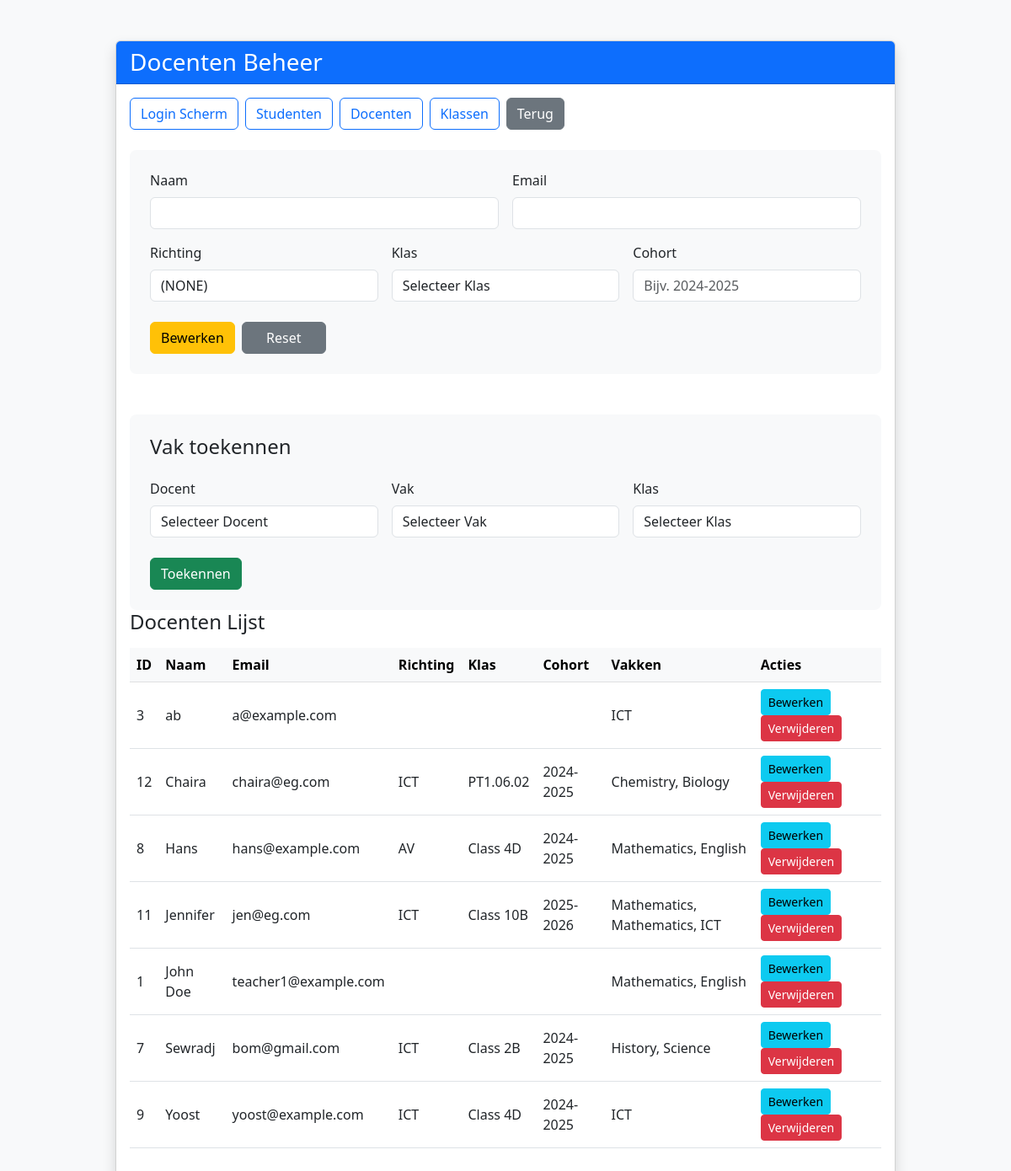
Page /beheerDocent.php on the committed database.
### tables this page shows
CREATE TABLE `teacher` (
  `TeacherID` int(11) NOT NULL,
  `UserID` int(11) NOT NULL,
  `Name` varchar(100) NOT NULL,
  `email` varchar(100) NOT NULL,
  `Richting` varchar(10) DEFAULT NULL,
  `ClassID` int(11) DEFAULT NULL,
  `Cohort` varchar(15) DEFAULT NULL
);

CREATE TABLE `classes` (
  `ClassID` int(11) NOT NULL,
  `ClassName` varchar(50) NOT NULL,
  `Cohort` varchar(20) DEFAULT NULL
);

### beheerDocent.php (the view, shortened to what this page needs)
<?php
$dbConfig = [
    'dsn' => "mysql:host=127.0.0.1;dbname=role_management_db3;charset=utf8mb4",
    'username' => "root",
    'password' => "",
    'options' => [PDO::ATTR_ERRMODE => PDO::ERRMODE_EXCEPTION]
];
try {
    $pdo = new PDO($dbConfig['dsn'], $dbConfig['username'], $dbConfig['password'], $dbConfig['options']);
} catch (PDOException $e) {
    die("Database connection failed: " . $e->getMessage());
}
$query = "
    SELECT teacher.*, classes.ClassName,
           GROUP_CONCAT(subjects.SubjectName SEPARATOR ', ') AS Subjects
    FROM teacher
    LEFT JOIN classes ON teacher.ClassID = classes.ClassID
    LEFT JOIN teacher_assignments ta ON teacher.UserID = ta.TeacherID
    LEFT JOIN subjects ON ta.SubjectID = subjects.SubjectID
    GROUP BY teacher.TeacherID
    ORDER BY teacher.Name
";
$teachers = $pdo->query($query)->fetchAll(PDO::FETCH_ASSOC);
?>
<!DOCTYPE html>
<html lang="nl">
<head>
    <link href="https://cdn.jsdelivr.net/npm/bootstrap@5.3.0/dist/css/bootstrap.min.css" rel="stylesheet">
</head>
<body class="bg-light">
    <div class="container py-5">
        <div class="row justify-content-center">
            <div class="col-lg-10">
                <div class="card card-shadow">
                    <div class="card-header bg-primary text-white">
                        <h3 class="mb-0">Docenten Beheer</h3>
                    </div>
                    <div class="card-body">
                        <div class="mb-4 d-flex gap-2">
                            <a href="home.html" class="btn btn-outline-primary">Login Scherm</a>
                            <a href="beheerStud.php" class="btn btn-outline-primary">Studenten</a>
                            <a href="beheerDocent.php" class="btn btn-outline-primary">Docenten</a>
                            <a href="create_class.php" class="btn btn-outline-primary">Klassen</a>
                            <button type="button" onclick="history.back()" class="btn btn-secondary">Terug</button>
                        </div>
                        <form method="POST" class="form-section p-4 mb-4">
                            <div class="row g-3">
                                <div class="col-md-6">
                                    <label for="name" class="form-label">Naam</label>
                                    <input type="text" name="name" id="name" class="form-control" required>
                                </div>
                                <div class="col-md-6">
                                    <label for="email" class="form-label">Email</label>
                                    <input type="email" name="email" id="email" class="form-control" required>
                                </div>
                                <div class="col-md-4">
                                    <label for="richting" class="form-label">Richting</label>
                                    <select name="richting" id="richting" class="form-control" required>
                                        <option value="NONE">(NONE)</option>
                                    </select>
                                </div>
                                <div class="col-md-4">
                                    <label for="klas" class="form-label">Klas</label>
                                    <select name="class_id" id="klas" class="form-control" required>
                                        <option value="">Selecteer Klas</option>
                                    </select>
                                </div>
                                <div class="col-md-4">
                                    <label for="cohort" class="form-label">Cohort</label>
                                    <input type="text" name="cohort" id="cohort" class="form-control" placeholder="Bijv. 2024-2025" required>
                                </div>
                            </div>
                            <div class="action-buttons mt-4 d-flex gap-2">
                                <button type="submit" name="update" class="btn btn-warning">Bewerken</button>
                                <button type="reset" class="btn btn-secondary">Reset</button>
                            </div>
                        </form>
                        <div class="form-section p-4 mt-5">
                            <h4 class="mb-4">Vak toekennen</h4>
                            <form method="POST">
                                <div class="row g-3">
                                    <div class="col-md-4">
                                        <label class="form-label">Docent</label>
                                        <select name="assign_teacher_id" class="form-control" required>
                                            <option value="">Selecteer Docent</option>
                                        </select>
                                    </div>
                                    <div class="col-md-4">
                                        <label class="form-label">Vak</label>
                                        <select name="subject_id" class="form-control" required>
                                            <option value="">Selecteer Vak</option>
                                        </select>
                                    </div>
                                    <div class="col-md-4">
                                        <label class="form-label">Klas</label>
                                        <select name="assign_class_id" class="form-control" required>
                                            <option value="">Selecteer Klas</option>
                                        </select>
                                    </div>
                                </div>
                                <div class="action-buttons mt-4">
                                    <button type="submit" name="assign_subject" class="btn btn-success">Toekennen</button>
                                </div>
                            </form>
                        </div>
                        <h4 class="mb-3">Docenten Lijst</h4>
                        <div class="table-responsive">
                            <table class="table table-hover align-middle">
                                <thead class="table-light">
                                    <tr>
                                        <th>ID</th>
                                        <th>Naam</th>
                                        <th>Email</th>
                                        <th>Richting</th>
                                        <th>Klas</th>
                                        <th>Cohort</th>
                                        <th>Vakken</th>
                                        <th>Acties</th>
                                    </tr>
                                </thead>
                                <tbody>
                                    <?php foreach ($teachers as $teacher): ?>
                                        <tr>
                                            <td><?= htmlspecialchars($teacher['TeacherID']) ?></td>
                                            <td><?= htmlspecialchars($teacher['Name']) ?></td>
                                            <td><?= htmlspecialchars($teacher['email']) ?></td>
                                            <td><?= htmlspecialchars($teacher['Richting'] ?? '') ?></td>
                                            <td><?= htmlspecialchars($teacher['ClassName'] ?? '') ?></td>
                                            <td><?= htmlspecialchars($teacher['Cohort'] ?? '') ?></td>
                                            <td><?= htmlspecialchars($teacher['Subjects'] ?? 'N/A') ?></td>
                                            <td>
                                                <button onclick='editTeacher(<?= json_encode($teacher) ?>)' class="btn btn-info btn-sm">Bewerken</button>
                                                <form method="POST" class="d-inline">
                                                    <button type="submit" name="delete" class="btn btn-danger btn-sm">Verwijderen</button>
                                                </form>
                                            </td>
                                        </tr>
                                    <?php endforeach; ?>
                                </tbody>
                            </table>
                        </div>
                    </div>
                </div>
            </div>
        </div>
    </div>
</body>
</html>

### beheerDocent.php (style rules this page uses)
.card-shadow { box-shadow: 0 0.5rem 1rem rgba(0,0,0,0.15); }
.form-section { background: #f8f9fa; border-radius: 0.5rem; }
.action-buttons .btn { min-width: 100px; }

### rows in the picture
teacher: TeacherID "3", Name "ab", email "a@example.com", Subjects "ICT"
teacher: TeacherID "12", Name "Chaira", email "chaira@eg.com", Richting "ICT", ClassID.ClassName "PT1.06.02", Cohort "2024-2025", Subjects "Chemistry, Biology"
teacher: TeacherID "8", Name "Hans", email "hans@example.com", Richting "AV", ClassID.ClassName "Class 4D", Cohort "2024-2025", Subjects "Mathematics, English"
teacher: TeacherID "11", Name "Jennifer", email "jen@eg.com", Richting "ICT", ClassID.ClassName "Class 10B", Cohort "2025-2026", Subjects "Mathematics, Mathematics, ICT"
teacher: TeacherID "1", Name "John Doe", email "teacher1@example.com", Subjects "Mathematics, English"
teacher: TeacherID "7", Name "Sewradj", email "bom@gmail.com", Richting "ICT", ClassID.ClassName "Class 2B", Cohort "2024-2025", Subjects "History, Science"
teacher: TeacherID "9", Name "Yoost", email "yoost@example.com", Richting "ICT", ClassID.ClassName "Class 4D", Cohort "2024-2025", Subjects "ICT"
